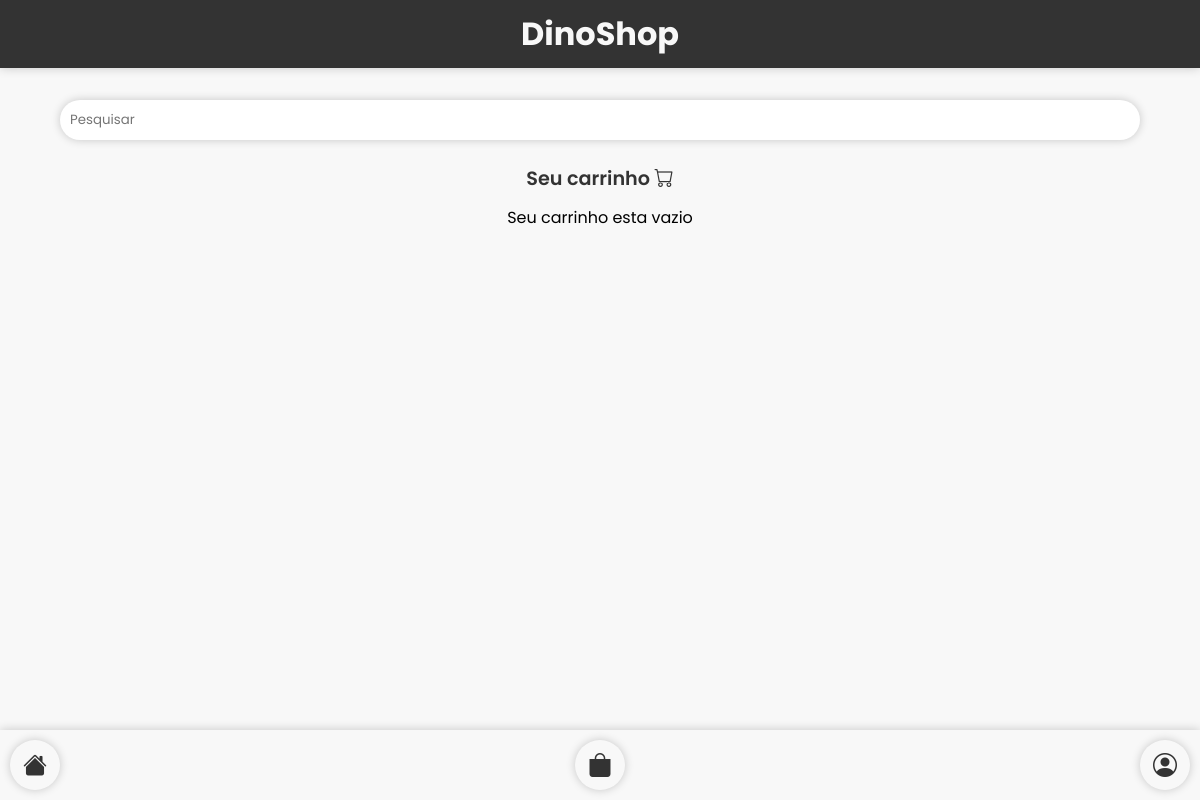
Page /carrinho (signed in) on the earlier database version.
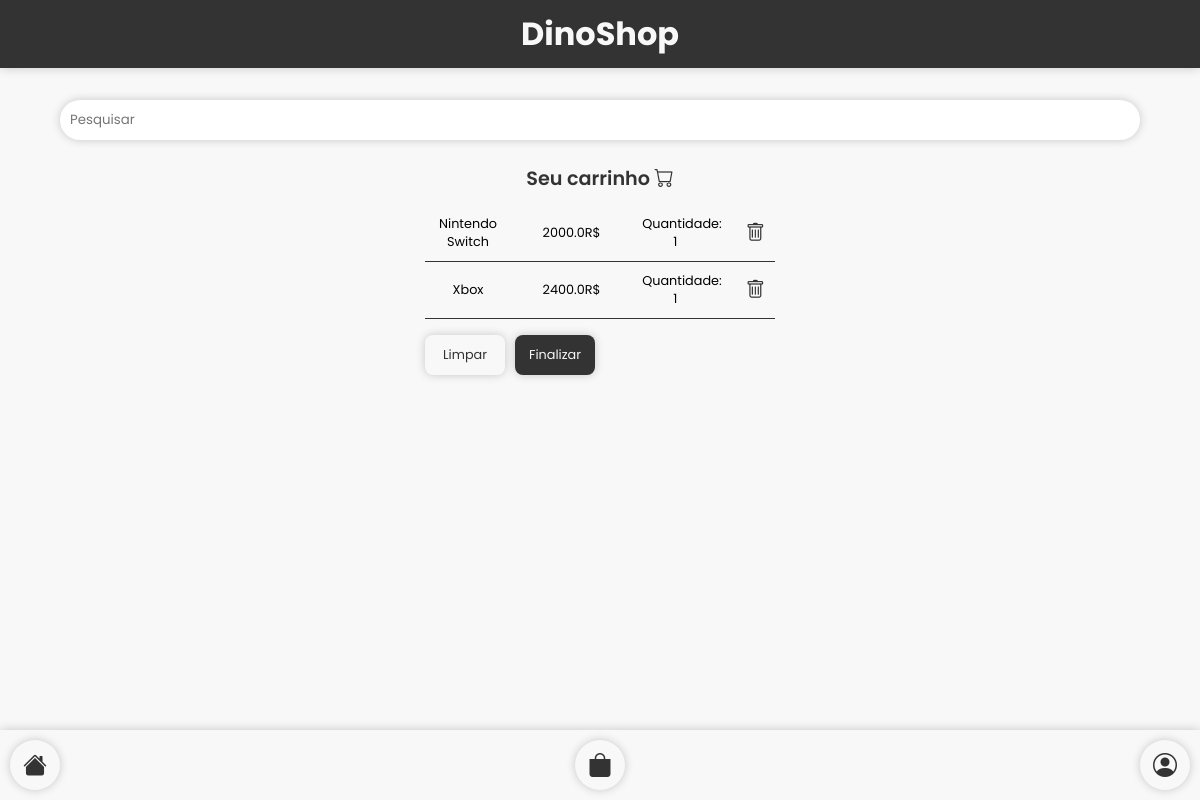
Same page on the later database version.
### tables this page shows
CREATE TABLE carrinho (id INTEGER PRIMARY KEY AUTOINCREMENT, produto_id INTEGER NOT NULL, usuario_id INTEGER NOT NULL, quantidade INTEGER NOT NULL, preco REAL NOT NULL, nome TEXT, FOREIGN KEY (produto_id) REFERENCES produtos (id) ON DELETE CASCADE, FOREIGN KEY (usuario_id) REFERENCES dados (id) ON DELETE CASCADE);

### app.py (the view)
@login_required
@app.route('/carrinho')
def carrinho():
    connect = sqlite3.connect('data/dados.db')
    connect.row_factory = sqlite3.Row
    cursor = connect.cursor()
    cursor.execute('SELECT * FROM carrinho WHERE usuario_id=?',(current_user.id,))
    produtos = cursor.fetchall()
    connect.close()
    return render_template('carrinho.html',produtos=produtos)

### app.py (called while the page is built)
@login_manager.user_loader
def load_user(user_id):
    connect = sqlite3.connect('data/dados.db')
    connect.row_factory = sqlite3.Row
    cursor = connect.cursor()
    cursor.execute('SELECT * FROM dados WHERE id=?', (user_id,))
    user = cursor.fetchone()
    connect.close()
    if user:
        return User(user['id'], user['nome'], user['email'], user['foto'])
    return None

### templates/carrinho.html
{% extends 'base.html' %}
{% block content %}
    <div class="carrinho">
        <h1>Seu carrinho <i class="bi bi-cart"></i></h1>
        {% if produtos %}
            {% for produto in produtos %}
                <div class="produtos-carrinho">
                    <p class="nome-produto-carrinho">{{produto['nome']}}</p>
                    <p class="preco-produto-carrinho">{{produto['preco']}}R$</p>
                    <p class="quantidade-produto-carrinho">Quantidade: {{produto['quantidade']}}</p>
                    <a href="/carrinho/remover/{{produto['id']}}"><i class="bi bi-trash"></i></a>
                </div>
            {% endfor %}
            <div class="botao-acao">
                <a href="/carrinho/limpar-carrinho" class="vermelho">Limpar</a>
                <a href="/carrinho/finalizar-compra" class="verde">Finalizar</a>
            </div>
        {% else %}
            <p>Seu carrinho esta vazio</p>
        {% endif %}
    </div>
{% endblock %}

### templates/base.html (shortened to what this page needs)
<!DOCTYPE html>
<html lang="en">
<head>
    <link rel="stylesheet" href="{{url_for('static',filename='style.css')}}">
<link rel="stylesheet" href="https://cdn.jsdelivr.net/npm/bootstrap-icons@1.13.1/font/bootstrap-icons.min.css">
<link rel="stylesheet" href="{{url_for('static',filename='produto.css')}}">
</head>
<body>
    <div class="Pesquisar">
        <h1>DinoShop</h1>
    </div>
    <form action="/pesquisa" class="search-form" method="get"><input type="text" class="barra-pesquisa" placeholder="Pesquisar" name="pesquisa"></form>
    <main>{% block content %}{% endblock %}</main>
    <div class="rodape">
        <a href="/"><i class="bi bi-house-fill"></i></a>
        <a href="/carrinho"><i class="bi bi-bag-fill"></i></a>
        {% if current_user.is_authenticated %}
        <a href="/conta"><i class="bi bi-person-circle"></i></a>
        {% else %}
        <a href="/cadastro"><i class="bi bi-box-arrow-in-right"></i></a>
        {% endif %}
    </div>
</body>
</html>

### static/style.css (style rules this page uses)
* { margin: 0; padding: 0; box-sizing: border-box; font-family: 'Poppins', sans-serif; text-decoration: none; }
body { background-color: #f8f8f8; display: flex; flex-direction: column; min-height: 100vh; width: 100%; align-items: center; }
.search-form { width: 100%; display: flex; flex-direction: column; align-items: center; justify-content: center; }
.barra-pesquisa { width: 90%; padding: 10px; align-self: center; border-radius: 30px; border: none; box-shadow: 0px 0px 10px rgba(0,0,0,0.2); margin: 1rem; }
.rodape { display: flex; justify-content: space-between; align-items: center; position: fixed; bottom: 0; width: 100%; padding: 10px; background-color: #f8f8f8; box-shadow: 0px 0px 10px rgba(0,0,0,0.2); }
.rodape a { text-decoration: none; color: #333; border-radius: 50%; padding: 6px; box-shadow: 0px 0px 10px rgba(0,0,0,0.2); width: 50px; height: 50px; display: flex; justify-content: center; align-items: center; transition: all 0.2s ease-in-out; }
.rodape i { font-size: 1.5rem; }
.Pesquisar { display: flex; align-items: center; justify-content: center; margin: 1rem; background-color: #333; color: #f8f8f8; box-shadow: 0px 0px 10px rgba(0,0,0,0.2); padding: 10px; width: 100%; margin-top: 0; }
.produtos-carrinho { display: flex; padding: 10px; width: 350px; text-align: center; gap: 10px; border-bottom: 1px solid #333; justify-content: space-between; align-items: center; font-size: 0.8rem; }
.carrinho h1 { font-weight: 600; font-size: 1.2rem; margin: 0.5rem; margin-bottom: 12px; color: #333; text-align: center; }
.carrinho { display: flex; flex-direction: column; width: 100%; }
.botao-acao { display: flex; gap: 10px; margin-top: 1rem; }
.botao-acao a { text-decoration: none; color: #333; border-radius: 8px; padding: 6px; box-shadow: 0px 0px 10px rgba(0,0,0,0.2); width: 80px; height: 40px; display: flex; justify-content: center; align-items: center; transition: all 0.2s ease-in-out; font-size: 0.8rem; }
.botao-acao .vermelho { background-color: #f8f8f8; color: #333; }
.botao-acao .verde { background-color: #333; color: #f8f8f8; }
.produtos-carrinho i { font-size: 1.2rem; color: #333; }
.nome-produto-carrinho { width: 20%; }
.preco-produto-carrinho { width: 20%; }
.quantidade-produto-carrinho { width: 20%; }

### static/produto.css (style rules this page uses)
* { margin: 0; padding: 0; box-sizing: border-box; font-family: 'Poppins', sans-serif; text-decoration: none; }
body { background-color: #f8f8f8; display: flex; flex-direction: column; min-height: 100vh; width: 100%; align-items: center; }

Differences in the rows shown:
added carrinho: nome "Nintendo Switch", preco "2000.0", quantidade "1"
added carrinho: nome "Xbox", preco "2400.0", quantidade "1"
Other differences:
text no longer shown: "Seu carrinho esta vazio"
text now shown: "Limpar Finalizar"
